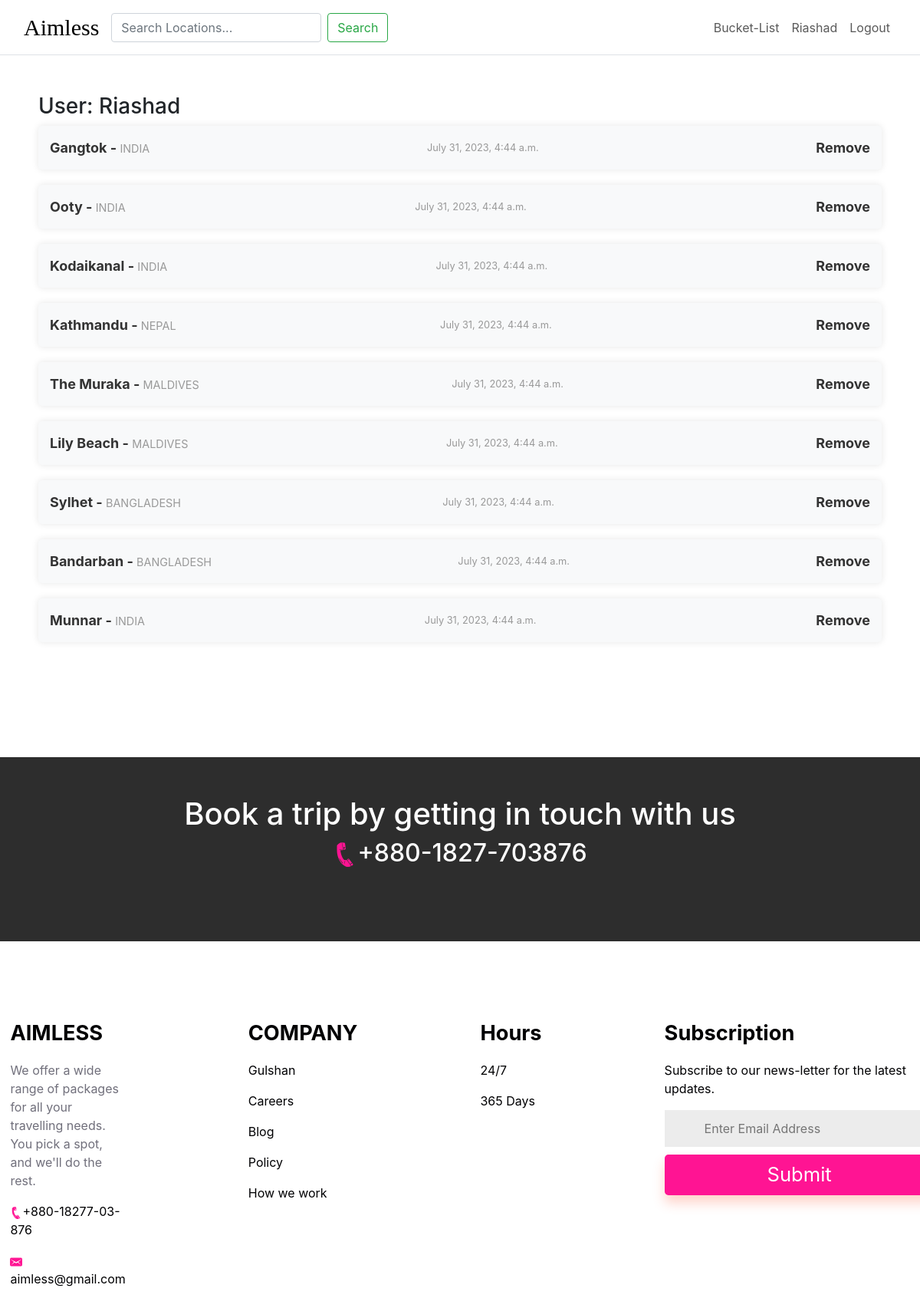
Page /bucket-list/1 on the earlier database version.
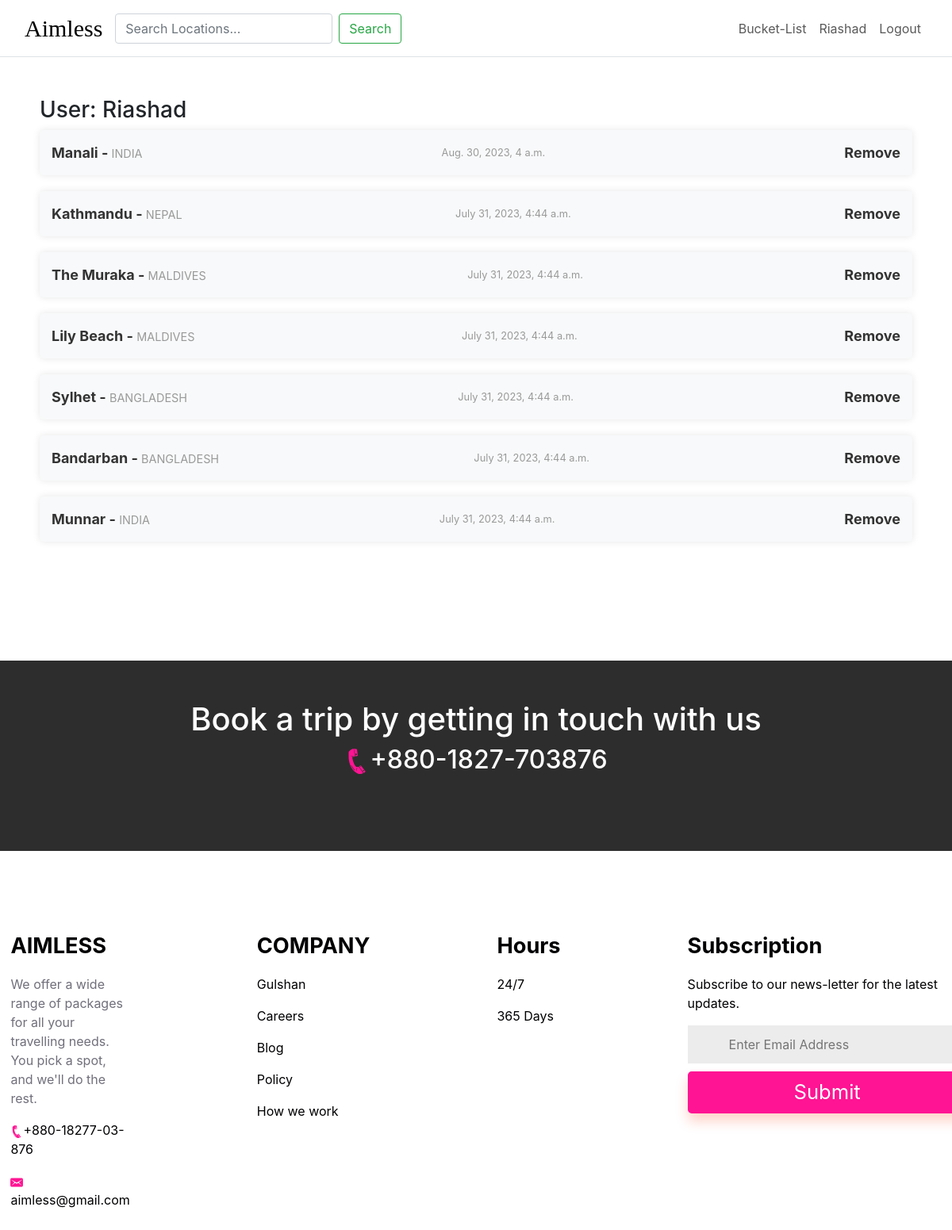
Same page on the later database version.
### base/models.py (models this page shows, shortened)
class BucketList(models.Model):
    user= models.ForeignKey(User, on_delete=models.CASCADE)
    list_item= models.ForeignKey(Location, on_delete=models.CASCADE)
    added_date= models.DateTimeField(auto_now_add=True)
    class Meta:
        ordering=['-added_date']

class Location(models.Model):
    continent = models.ForeignKey(Continent, on_delete=models.CASCADE)
    country= models.ForeignKey(Country, on_delete=models.CASCADE)
    name = models.CharField(max_length=80, unique=True)
    location_display_image=models.ImageField(upload_to='location_display_image/', null=True, blank=True)
    price = models.DecimalField(max_digits=10, decimal_places=0, default=0, null= True, blank=True)
    def __str__(self):
        return self.name

class Country(models.Model):
    continent=models.ForeignKey(Continent, on_delete=models.CASCADE)
    name= models.CharField(max_length=30)
    def __str__(self):
        return self.name
    class Meta:
        ordering=['name']

### base/views.py (the view)
# urls.py: path('bucket-list/<str:pk>', views.BucketListView.as_view(), name= 'bucket-list'),
class BucketListView(View):
    template_name = 'base/bucket_list.html'
    def get(self,request,pk):
        user= User.objects.get(id=pk)
        bucket_list= BucketList.objects.filter(user=user)
        context={'user':user, 'bucket_list':bucket_list}
        return render (request, self.template_name, context)

### base/templates/base/bucket_list.html (shortened to what this page needs)
{% extends 'main.html' %}
{% block content %}
<div class="bucket-list-container">
    <h3>User: {{ user.username }}</h3>
    {% for item in bucket_list %}
    <div class="bucket-list-item">
        <a href="{% url 'location' item.list_item.id %}">{{ item.list_item }} - <small>{{item.list_item.country}}</small></a>
        <small>{{ item.added_date }}</small>
        <strong>
            <a href="{% url 'delete' item.id %}">Remove</a>
        </strong>
    </div>
    {% endfor %}
</div>
{% endblock content %}

Differences in the rows shown:
removed BucketList: list_item "Gangtok", list_item.country "INDIA", added_date "July 31, 2023, 4:44 a.m."
removed BucketList: list_item "Ooty", list_item.country "INDIA", added_date "July 31, 2023, 4:44 a.m."
removed BucketList: list_item "Kodaikanal", list_item.country "INDIA", added_date "July 31, 2023, 4:44 a.m."
added BucketList: list_item "Manali", list_item.country "INDIA", added_date "Aug. 30, 2023, 4 a.m."
